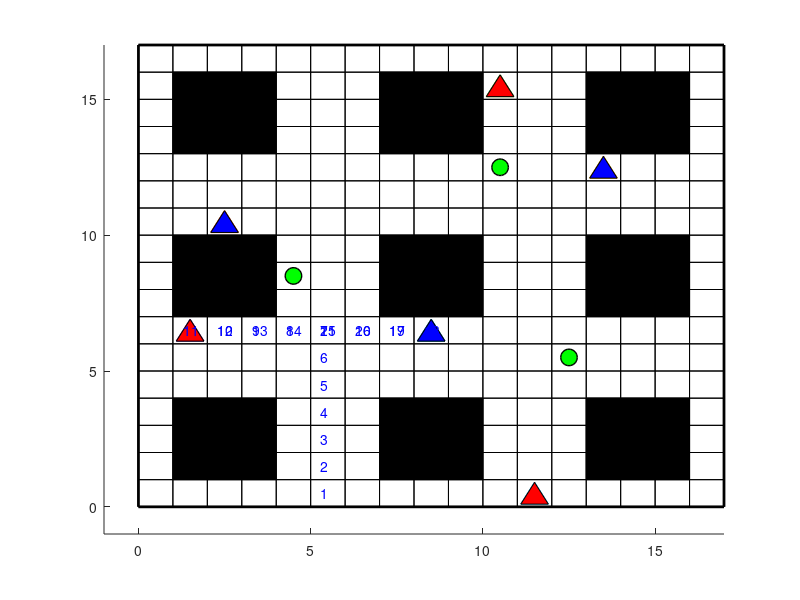

Reproduce this figure in MATLAB.
clear all;
close all;
dim_x = 17; dim_y = 17;
axis([-1 dim_x -1 dim_y]);
rectangle('Position', [0, 0, 17, 17], 'linewidth',2);
for i=0:16
        rectangle('Position', [0, i, 17, 1]);
end

for i=0:16
        rectangle('Position', [i, 0, 1, 17]);
end

rectangle('Position',[1, 1, 1, 1], 'facecolor', 'black');
rectangle('Position',[2, 1, 1, 1], 'facecolor', 'black');
rectangle('Position',[3, 1, 1, 1], 'facecolor', 'black');
rectangle('Position',[7, 1, 1, 1], 'facecolor', 'black');
rectangle('Position',[8, 1, 1, 1], 'facecolor', 'black');
rectangle('Position',[9, 1, 1, 1], 'facecolor', 'black');
rectangle('Position',[13, 1, 1, 1], 'facecolor', 'black');
rectangle('Position',[14, 1, 1, 1], 'facecolor', 'black');
rectangle('Position',[15, 1, 1, 1], 'facecolor', 'black');
rectangle('Position',[1, 2, 1, 1], 'facecolor', 'black');
rectangle('Position',[2, 2, 1, 1], 'facecolor', 'black');
rectangle('Position',[3, 2, 1, 1], 'facecolor', 'black');
rectangle('Position',[7, 2, 1, 1], 'facecolor', 'black');
rectangle('Position',[8, 2, 1, 1], 'facecolor', 'black');
rectangle('Position',[9, 2, 1, 1], 'facecolor', 'black');
rectangle('Position',[13, 2, 1, 1], 'facecolor', 'black');
rectangle('Position',[14, 2, 1, 1], 'facecolor', 'black');
rectangle('Position',[15, 2, 1, 1], 'facecolor', 'black');
rectangle('Position',[1, 3, 1, 1], 'facecolor', 'black');
rectangle('Position',[2, 3, 1, 1], 'facecolor', 'black');
rectangle('Position',[3, 3, 1, 1], 'facecolor', 'black');
rectangle('Position',[7, 3, 1, 1], 'facecolor', 'black');
rectangle('Position',[8, 3, 1, 1], 'facecolor', 'black');
rectangle('Position',[9, 3, 1, 1], 'facecolor', 'black');
rectangle('Position',[13, 3, 1, 1], 'facecolor', 'black');
rectangle('Position',[14, 3, 1, 1], 'facecolor', 'black');
rectangle('Position',[15, 3, 1, 1], 'facecolor', 'black');
rectangle('Position',[1, 7, 1, 1], 'facecolor', 'black');
rectangle('Position',[2, 7, 1, 1], 'facecolor', 'black');
rectangle('Position',[3, 7, 1, 1], 'facecolor', 'black');
rectangle('Position',[7, 7, 1, 1], 'facecolor', 'black');
rectangle('Position',[8, 7, 1, 1], 'facecolor', 'black');
rectangle('Position',[9, 7, 1, 1], 'facecolor', 'black');
rectangle('Position',[13, 7, 1, 1], 'facecolor', 'black');
rectangle('Position',[14, 7, 1, 1], 'facecolor', 'black');
rectangle('Position',[15, 7, 1, 1], 'facecolor', 'black');
rectangle('Position',[1, 8, 1, 1], 'facecolor', 'black');
rectangle('Position',[2, 8, 1, 1], 'facecolor', 'black');
rectangle('Position',[3, 8, 1, 1], 'facecolor', 'black');
rectangle('Position',[7, 8, 1, 1], 'facecolor', 'black');
rectangle('Position',[8, 8, 1, 1], 'facecolor', 'black');
rectangle('Position',[9, 8, 1, 1], 'facecolor', 'black');
rectangle('Position',[13, 8, 1, 1], 'facecolor', 'black');
rectangle('Position',[14, 8, 1, 1], 'facecolor', 'black');
rectangle('Position',[15, 8, 1, 1], 'facecolor', 'black');
rectangle('Position',[1, 9, 1, 1], 'facecolor', 'black');
rectangle('Position',[2, 9, 1, 1], 'facecolor', 'black');
rectangle('Position',[3, 9, 1, 1], 'facecolor', 'black');
rectangle('Position',[7, 9, 1, 1], 'facecolor', 'black');
rectangle('Position',[8, 9, 1, 1], 'facecolor', 'black');
rectangle('Position',[9, 9, 1, 1], 'facecolor', 'black');
rectangle('Position',[13, 9, 1, 1], 'facecolor', 'black');
rectangle('Position',[14, 9, 1, 1], 'facecolor', 'black');
rectangle('Position',[15, 9, 1, 1], 'facecolor', 'black');
rectangle('Position',[1, 13, 1, 1], 'facecolor', 'black');
rectangle('Position',[2, 13, 1, 1], 'facecolor', 'black');
rectangle('Position',[3, 13, 1, 1], 'facecolor', 'black');
rectangle('Position',[7, 13, 1, 1], 'facecolor', 'black');
rectangle('Position',[8, 13, 1, 1], 'facecolor', 'black');
rectangle('Position',[9, 13, 1, 1], 'facecolor', 'black');
rectangle('Position',[13, 13, 1, 1], 'facecolor', 'black');
rectangle('Position',[14, 13, 1, 1], 'facecolor', 'black');
rectangle('Position',[15, 13, 1, 1], 'facecolor', 'black');
rectangle('Position',[1, 14, 1, 1], 'facecolor', 'black');
rectangle('Position',[2, 14, 1, 1], 'facecolor', 'black');
rectangle('Position',[3, 14, 1, 1], 'facecolor', 'black');
rectangle('Position',[7, 14, 1, 1], 'facecolor', 'black');
rectangle('Position',[8, 14, 1, 1], 'facecolor', 'black');
rectangle('Position',[9, 14, 1, 1], 'facecolor', 'black');
rectangle('Position',[13, 14, 1, 1], 'facecolor', 'black');
rectangle('Position',[14, 14, 1, 1], 'facecolor', 'black');
rectangle('Position',[15, 14, 1, 1], 'facecolor', 'black');
rectangle('Position',[1, 15, 1, 1], 'facecolor', 'black');
rectangle('Position',[2, 15, 1, 1], 'facecolor', 'black');
rectangle('Position',[3, 15, 1, 1], 'facecolor', 'black');
rectangle('Position',[7, 15, 1, 1], 'facecolor', 'black');
rectangle('Position',[8, 15, 1, 1], 'facecolor', 'black');
rectangle('Position',[9, 15, 1, 1], 'facecolor', 'black');
rectangle('Position',[13, 15, 1, 1], 'facecolor', 'black');
rectangle('Position',[14, 15, 1, 1], 'facecolor', 'black');
rectangle('Position',[15, 15, 1, 1], 'facecolor', 'black');


hold on;
tri=[8.1 8.5 8.9 8.1;6.1 6.9 6.1 6.1];
X=tri(1,:); Y=tri(2,:);
plot(X, Y,'linewidth',1,...
'MarkerEdgeColor', 'k');
fill(X,Y,'b');
tri=[2.1 2.5 2.9 2.1;10.1 10.9 10.1 10.1];
X=tri(1,:); Y=tri(2,:);
plot(X, Y,'linewidth',1,...
'MarkerEdgeColor', 'k');
fill(X,Y,'b');
tri=[13.1 13.5 13.9 13.1;12.1 12.9 12.1 12.1];
X=tri(1,:); Y=tri(2,:);
plot(X, Y,'linewidth',1,...
'MarkerEdgeColor', 'k');
fill(X,Y,'b');
tri=[1.1 1.5 1.9 1.1;6.1 6.9 6.1 6.1];
X=tri(1,:); Y=tri(2,:);
plot(X, Y,'linewidth',1,...
'MarkerEdgeColor', 'k');
fill(X,Y,'r');
tri=[10.1 10.5 10.9 10.1;15.1 15.9 15.1 15.1];
X=tri(1,:); Y=tri(2,:);
plot(X, Y,'linewidth',1,...
'MarkerEdgeColor', 'k');
fill(X,Y,'r');
tri=[11.1 11.5 11.9 11.1;0.1 0.9 0.1 0.1];
X=tri(1,:); Y=tri(2,:);
plot(X, Y,'linewidth',1,...
'MarkerEdgeColor', 'k');
fill(X,Y,'r');
plot(10.5,12.5, 'o', 'LineWidth', 1,...
'MarkerEdgeColor', 'k',...
'MarkerFaceColor', 'g',...
'MarkerSize', 12)
plot(4.5,8.5, 'o', 'LineWidth', 1,...
'MarkerEdgeColor', 'k',...
'MarkerFaceColor', 'g',...
'MarkerSize', 12)
plot(12.5,5.5, 'o', 'LineWidth', 1,...
'MarkerEdgeColor', 'k',...
'MarkerFaceColor', 'g',...
'MarkerSize', 12)
text(5.3,0.5,'\color{blue}1');
text(5.3,1.5,'\color{blue}2');
text(5.3,2.5,'\color{blue}3');
text(5.3,3.5,'\color{blue}4');
text(5.3,4.5,'\color{blue}5');
text(5.3,5.5,'\color{blue}6');
text(5.3,6.5,'\color{blue}7');
text(4.3,6.5,'\color{blue}8');
text(3.3,6.5,'\color{blue}9');
text(2.3,6.5,'\color{blue}10');
text(1.3,6.5,'\color{blue}11');
text(2.3,6.5,'\color{blue}12');
text(3.3,6.5,'\color{blue}13');
text(4.3,6.5,'\color{blue}14');
text(5.3,6.5,'\color{blue}15');
text(6.3,6.5,'\color{blue}16');
text(7.3,6.5,'\color{blue}17');
text(8.3,6.5,'\color{blue}18');
text(7.3,6.5,'\color{blue}19');
text(6.3,6.5,'\color{blue}20');
text(5.3,6.5,'\color{blue}21');
